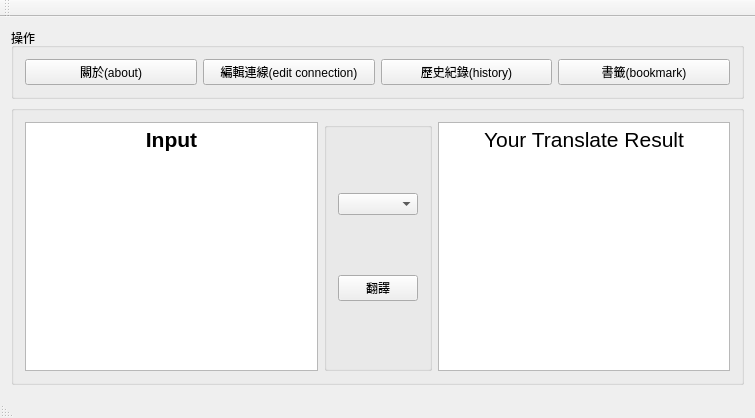
<?xml version="1.0" encoding="UTF-8"?>
<ui version="4.0">
 <class>MainWindow</class>
 <widget class="QMainWindow" name="MainWindow">
  <property name="geometry">
   <rect>
    <x>0</x>
    <y>0</y>
    <width>755</width>
    <height>418</height>
   </rect>
  </property>
  <property name="windowTitle">
   <string>CYU translator</string>
  </property>
  <widget class="QWidget" name="centralWidget">
   <layout class="QGridLayout" name="gridLayout">
    <item row="0" column="0">
     <widget class="QGroupBox" name="toolLayout">
      <property name="title">
       <string>操作</string>
      </property>
      <layout class="QHBoxLayout" name="horizontalLayout">
       <item>
        <widget class="QPushButton" name="aboutBtn">
         <property name="text">
          <string>關於(about)</string>
         </property>
        </widget>
       </item>
       <item>
        <widget class="QPushButton" name="editconnBtn">
         <property name="text">
          <string>編輯連線(edit connection)</string>
         </property>
        </widget>
       </item>
       <item>
        <widget class="QPushButton" name="historyBtn">
         <property name="text">
          <string>歷史紀錄(history)</string>
         </property>
        </widget>
       </item>
       <item>
        <widget class="QPushButton" name="bookmarkBtn">
         <property name="text">
          <string>書籤(bookmark)</string>
         </property>
        </widget>
       </item>
      </layout>
     </widget>
    </item>
    <item row="1" column="0">
     <widget class="QGroupBox" name="mainLayout">
      <property name="title">
       <string/>
      </property>
      <layout class="QHBoxLayout" name="horizontalLayout_2">
       <item>
        <widget class="QTextEdit" name="TransEdit">
         <property name="layoutDirection">
          <enum>Qt::LeftToRight</enum>
         </property>
         <property name="styleSheet">
          <string notr="true">font: 16pt &quot;Courier New&quot;;</string>
         </property>
         <property name="html">
          <string>&lt;!DOCTYPE HTML PUBLIC &quot;-//W3C//DTD HTML 4.0//EN&quot; &quot;http://www.w3.org/TR/REC-html40/strict.dtd&quot;&gt;
&lt;html&gt;&lt;head&gt;&lt;meta name=&quot;qrichtext&quot; content=&quot;1&quot; /&gt;&lt;style type=&quot;text/css&quot;&gt;
p, li { white-space: pre-wrap; }
&lt;/style&gt;&lt;/head&gt;&lt;body style=&quot; font-family:'Courier New'; font-size:16pt; font-weight:400; font-style:normal;&quot;&gt;
&lt;p align=&quot;center&quot; style=&quot; margin-top:0px; margin-bottom:0px; margin-left:0px; margin-right:0px; -qt-block-indent:0; text-indent:0px;&quot;&gt;&lt;span style=&quot; font-family:'PMingLiU'; font-weight:600;&quot;&gt;Input&lt;/span&gt;&lt;/p&gt;&lt;/body&gt;&lt;/html&gt;</string>
         </property>
         <property name="overwriteMode">
          <bool>false</bool>
         </property>
        </widget>
       </item>
       <item>
        <widget class="QGroupBox" name="translateType">
         <property name="title">
          <string/>
         </property>
         <layout class="QVBoxLayout" name="verticalLayout">
          <item>
           <widget class="QComboBox" name="LangCombobox"/>
          </item>
          <item>
           <widget class="QPushButton" name="TransBtn">
            <property name="text">
             <string>翻譯</string>
            </property>
           </widget>
          </item>
         </layout>
        </widget>
       </item>
       <item>
        <widget class="QTextBrowser" name="TransResult">
         <property name="styleSheet">
          <string notr="true">font: 16pt &quot;Courier New&quot;;</string>
         </property>
         <property name="html">
          <string>&lt;!DOCTYPE HTML PUBLIC &quot;-//W3C//DTD HTML 4.0//EN&quot; &quot;http://www.w3.org/TR/REC-html40/strict.dtd&quot;&gt;
&lt;html&gt;&lt;head&gt;&lt;meta name=&quot;qrichtext&quot; content=&quot;1&quot; /&gt;&lt;style type=&quot;text/css&quot;&gt;
p, li { white-space: pre-wrap; }
&lt;/style&gt;&lt;/head&gt;&lt;body style=&quot; font-family:'Courier New'; font-size:16pt; font-weight:400; font-style:normal;&quot;&gt;
&lt;p align=&quot;center&quot; style=&quot; margin-top:0px; margin-bottom:0px; margin-left:0px; margin-right:0px; -qt-block-indent:0; text-indent:0px;&quot;&gt;&lt;span style=&quot; font-family:'PMingLiU';&quot;&gt;Your Translate Result&lt;/span&gt;&lt;/p&gt;&lt;/body&gt;&lt;/html&gt;</string>
         </property>
        </widget>
       </item>
      </layout>
     </widget>
    </item>
   </layout>
  </widget>
  <widget class="QToolBar" name="mainToolBar">
   <attribute name="toolBarArea">
    <enum>TopToolBarArea</enum>
   </attribute>
   <attribute name="toolBarBreak">
    <bool>false</bool>
   </attribute>
  </widget>
  <widget class="QStatusBar" name="statusBar">
   <property name="layoutDirection">
    <enum>Qt::RightToLeft</enum>
   </property>
  </widget>
  <action name="menuBtn_about">
   <property name="text">
    <string>About</string>
   </property>
  </action>
  <action name="menuBtn_editpath">
   <property name="text">
    <string>Edit server path</string>
   </property>
  </action>
  <action name="actionDocument">
   <property name="text">
    <string>Document</string>
   </property>
  </action>
 </widget>
 <layoutdefault spacing="6" margin="11"/>
 <resources/>
 <connections/>
</ui>
